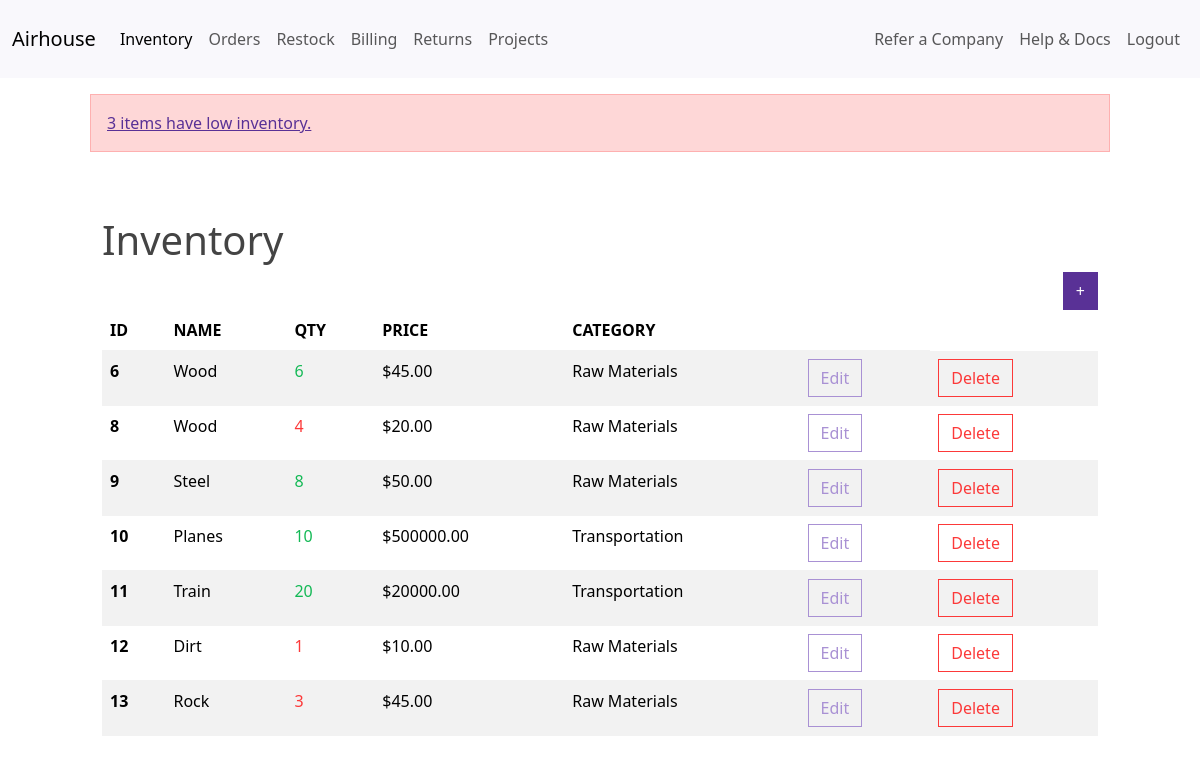
Before: /dashboard/ (signed in) with the older database file.
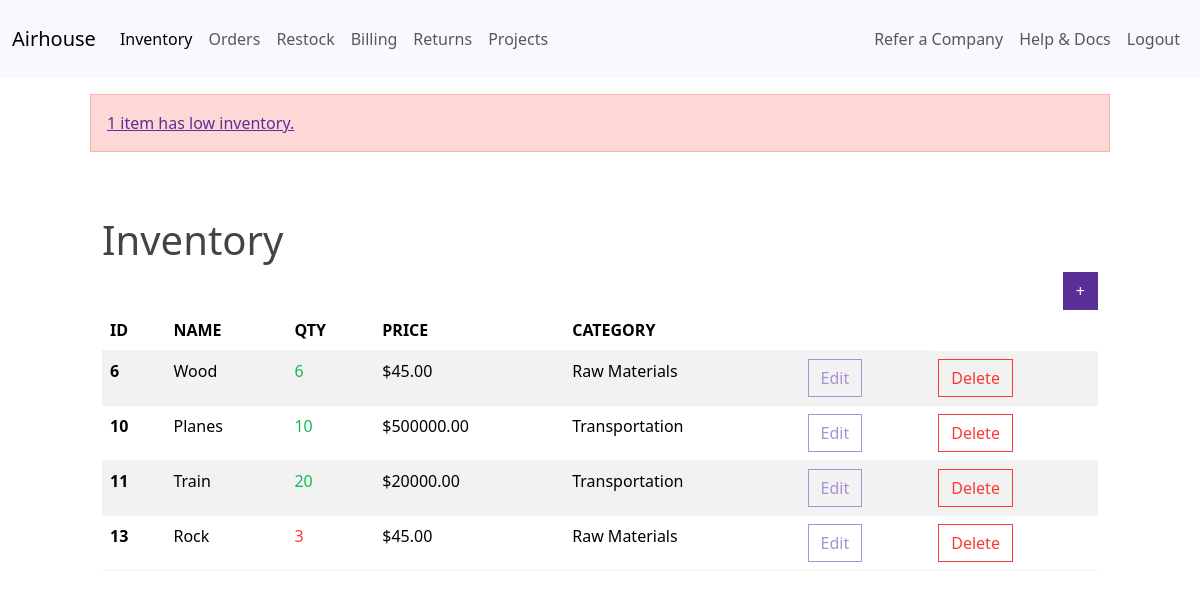
After: the same page with the newer database file.
### airhouse/models.py (models this page shows, shortened)
class InventoryItem(models.Model):
    name = models.CharField(max_length=200)
    quantity = models.IntegerField()
    price = models.DecimalField(max_digits=10, decimal_places=2)
    category = models.ForeignKey('Category', on_delete=models.SET_NULL, blank=True, null=True)
    date_created = models.DateTimeField(auto_now_add=True)
    user = models.ForeignKey(get_user_model(), on_delete=models.CASCADE)

class Category(models.Model):
    name = models.CharField(max_length=200)
    class Meta:
        verbose_name_plural = 'categories'

### airhouse/views.py (the view)
# urls.py: path('dashboard/', Dashboard.as_view(), name='dashboard'),
class Dashboard(LoginRequiredMixin, View):
    def get(self, request):
        items = InventoryItem.objects.filter(user=request.user.id).order_by('id')
        low_inventory = items.filter(quantity__lte=LOW_QUANTITY)
        if low_inventory.count() > 0:
            message_text = f'{low_inventory.count()} item{"s" if low_inventory.count() > 1 else ""} {"have" if low_inventory.count() > 1 else "has"} low inventory.'
            messages.error(request, message_text)
        low_inventory_ids = low_inventory.values_list('id', flat=True)
        return render(request, 'airhouse/dashboard.html', {
            'items': items,
            'low_inventory_ids': low_inventory_ids
        })

### airhouse/templates/airhouse/dashboard.html (shortened to what this page needs)
{% extends 'airhouse/base.html' %}
{% block content %}
        {% if messages %}
            <div class="row mt-3">
                {% for message in messages %}
                    {% if message.tags == 'error' %}
                        <div class="col-md-10 col-12 mx-auto alert alert-danger" title="{{ message }}">
                           <a href="{% url 'restock' %}">{{ message|slice:":message.find(':') + 1" }}</a>
                        </div>
                    {% else %}
                        <div class="col-md-10 col-12 mx-auto alert alert-success">
                            {{ message }}
                        </div>
                    {% endif %}
                {% endfor %}
            </div>
        {% endif %}
    <div class="row">
        <div class="col-md-10 col-12 mx-auto mt-5">
            <h1><a href="{% url 'dashboard' %}" class="text-reset text-decoration-none">Inventory</a></h1>
            <div class="d-flex justify-content-end">
                <a href="{% url 'add-item' %}" class="btn btn-primary">+</a>
            </div>
            <table class="table table-hover table-striped">
                <thead>
                    <tr>
                        <th scope="col">ID</th>
                        <th scope="col">NAME</th>
                        <th scope="col">QTY</th>
                        <th scope="col">PRICE</th>
                        <th scope="col">CATEGORY</th>
                        <th scope="col"></th>
                    </tr>
                </thead>
                <tbody>
                    {% for item in items %}
                    <tr>
                        <th scope="row">{{ item.id }}</th>
                        <td>{{ item.name }}</td>
                        {% if item.id in low_inventory_ids %}
                            <td class="text-danger">{{ item.quantity }}</td>
                        {% else %}
                            <td class="text-success">{{ item.quantity }}</td>
                        {% endif %}
                        <td>${{ item.price }}</td>
                        <td>{{ item.category.name }}</td>
                        <td><a href="{% url 'edit-item' item.id %}" class="btn btn-outline-secondary">Edit</a></td>
                        <td><a href="{% url 'delete-item' item.id %}" class="btn btn-outline-danger">Delete</a></td>
                    </tr>
                    {% endfor %}
                </tbody>
            </table>
        </div>
    </div>
{% endblock content %}

Changed rows visible on the page:
removed InventoryItem: id "8", name "Wood", quantity "4", price "20.00", category.name "Raw Materials"
removed InventoryItem: id "9", name "Steel", quantity "8", price "50.00", category.name "Raw Materials"
removed InventoryItem: id "12", name "Dirt", quantity "1", price "10.00", category.name "Raw Materials"
Other visible differences:
new list line: "1 item has low inventory."
list line gone: "3 items have low inventory."
